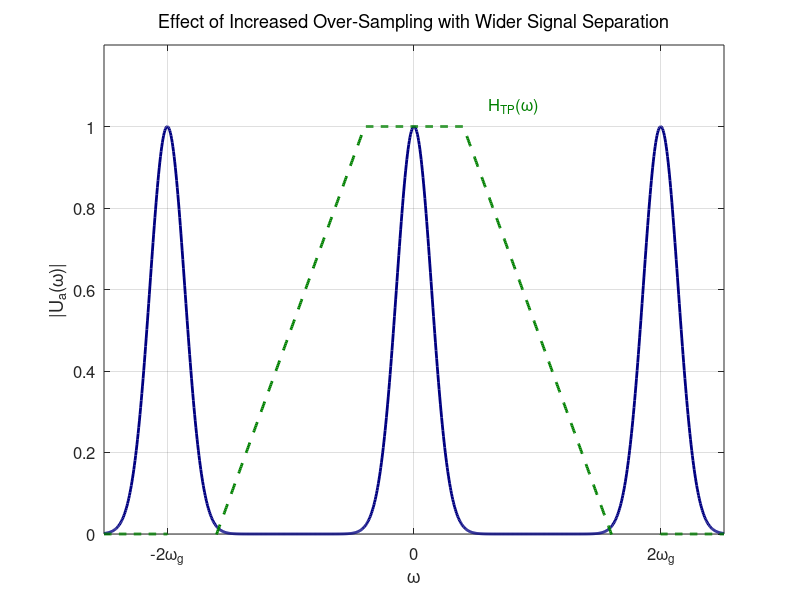

The MATLAB source for this figure:
clc; clear; close all;

% Definiere Frequenzachse mit angepasster Breite
w = linspace(-4*pi, 4*pi, 1000); % Breitere Achse, um abgeschnittene Signale zu vermeiden

% Originales (analytisches) Spektrum U(w) - eine Gauß-Funktion
U_w = exp(-w.^2);

% Neue Abtastperiode Ta und Abtastfrequenz wa
Ta = pi/2; 
wa = 4*pi/Ta; % Noch weiter erhöhte Abtastfrequenz für größere Signalabstände
wg = pi/Ta;  % Grenzfrequenz für korrekte Platzierung der Peaks

% Erhöhter Abstand für die Signale rechts und links
shift_factor = 5; % Noch weiter entfernte Spektralkopien für mehr Oversampling

% Periodisches Spektrum mit nur 3 Peaks (-shift_factor * wg, 0, +shift_factor * wg)
n = [-1, 0, 1]; % Nur 3 Wiederholungen
U_a_w = zeros(size(w));

for k = n
    U_a_w = U_a_w + exp(-(w - k * shift_factor * wg).^2); % Noch weiter verschobene Kopien
end

% Erstelle kleinere Figur, ähnlich einem Subplot-Bereich
figure;
set(gcf, 'Position', [100, 100, 700, 250]); % Kleinere Höhe für kompaktere Darstellung

% --- Plotte das periodische Spektrum nach der Abtastung ---
plot(w, U_a_w, 'Color', [0, 0, 0.5], 'LineWidth', 2); hold on; % Dunkelblau

% --- Plotte das noch flachere Rechteck-Tiefpassfilter ---
darkGreen = [0, 0.5, 0]; % Dunkelgrün RGB
H_TP = ones(size(w));
H_TP(abs(w) > wg) = 1 - (abs(w(abs(w) > wg)) - wg) / (3 * wg); % Noch sanftere Übergänge
H_TP(abs(w) > shift_factor * wg) = 0; % Begrenzung des Filters bei ±shift_factor * wg
plot(w, H_TP, '--', 'Color', darkGreen, 'LineWidth', 2);

% Achsenbeschriftungen
xlabel('\omega', 'FontSize', 14); 
ylabel('|U_a(\omega)|', 'FontSize', 14); 
title('Effect of Increased Over-Sampling with Wider Signal Separation', 'FontSize', 12, 'FontWeight', 'normal'); 

% Gitter und Achseneinstellungen
grid on;
xlim([-4*pi 4*pi]); % Breiter, um abgeschnittene Signale zu vermeiden
ylim([0, 1.2]); % Leicht über 1 für bessere Sichtbarkeit
set(gca, 'FontSize', 12);

% Markiere die wichtigen Frequenzpunkte
xticks([-shift_factor * wg, 0, shift_factor * wg]);
xticklabels({'-2\omega_g', '0', '2\omega_g'});

% Annotation für den Tiefpassfilter noch weiter nach rechts verschoben
text(1.5 * wg, 1.05, 'H_{TP}(\omega)', 'Color', darkGreen, 'FontSize', 12); % Noch weiter nach rechts verschoben

% Speichere die Figur als hochauflösendes PNG (600 DPI)
print('mein_plot', '-dpng', '-r600') % 600 DPI für beste Qualität in Quarto

hold off;
